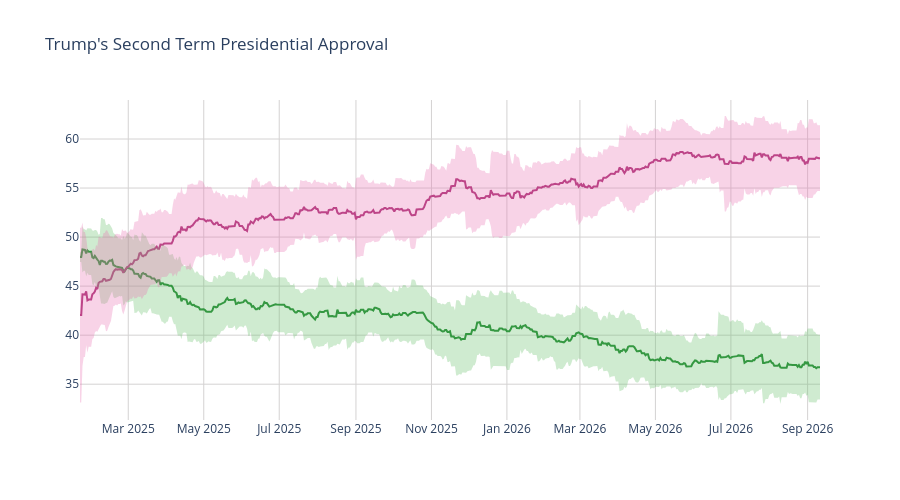

Notebook cell for this chart:
### Code cell
disappr_ci_hex = "#e86eaf"
appr_ci_hex = "#60be65"
disappr_ci_rgba = "rgba(232, 110, 175, 0.3)"
appr_ci_rgba = "rgba(96, 190, 101, 0.3)"
grid_col = "#d4d2d2"


# Approve
fig = go.Figure(go.Scatter(
    x=pres['end_date'],
    y=pres['approve'],
    hovertemplate="%{y:.2f}%",
    name="<b>Approve</b>",
    line=dict(color="#228833"),
    showlegend=False
))

# Disapprove
fig.add_trace(go.Scatter(
    x=pres['end_date'],
    y=pres['disapprove'],
    hovertemplate="%{y:.2f}%",
    name="<b>Disapprove</b>",
    line=dict(color="#aa3377"),
    showlegend=False
    )
)

# Approve CI
fig.add_traces([

    # Upper bound
    go.Scatter(
        x=pres['end_date'],
        y=pres['approve_upper_ci'],
        marker=dict(color=appr_ci_hex),
        line=dict(width=0),
        mode='lines',
        showlegend=False,
        hoverinfo="skip"
    ),

    # Lower bound
    go.Scatter(
        x=pres['end_date'],
        y=pres['approve_lower_ci'],
        marker=dict(color=appr_ci_hex),
        line=dict(width=0),
        mode='lines',
        fillcolor=appr_ci_rgba,
        fill="tonexty",
        showlegend=False,
        hoverinfo="skip"
    )
])

# Disapprove CI
fig.add_traces([

    # Upper bound
    go.Scatter(
        x=pres['end_date'],
        y=pres['disapprove_upper_ci'],
        marker=dict(color=disappr_ci_hex),
        line=dict(width=0),
        mode='lines',
        showlegend=False,
        hoverinfo="skip"
    ),

    # Lower bound
    go.Scatter(
        x=pres['end_date'],
        y=pres['disapprove_lower_ci'],
        marker=dict(color=disappr_ci_hex),
        line=dict(width=0),
        mode='lines',
        fillcolor=disappr_ci_rgba,
        fill="tonexty",
        showlegend=False,
        hoverinfo="skip"
    )
])

fig.update_layout(
    title=dict(text="Trump's Second Term Presidential Approval"),
    hovermode="x"
)

fig.update_xaxes(gridcolor=grid_col)
fig.update_yaxes(gridcolor=grid_col)

fig.update_layout(hovermode="x", hoverlabel_align="right", plot_bgcolor="rgba(0, 0, 0, 0)", height=500)
fig.show()

### Figure 1 — Plotly figure (JSON) as saved in the notebook; plotly's stock layout.template omitted (floating-point values rounded to 4 significant figures; data arrays with more than 128 entries replaced by an {"elided": "..."} marker saying what was removed)
{"data": [{"hovertemplate": "%{y:.2f}%", "line": {"color": "#228833"}, "name": "<b>Approve</b>", "showlegend": false, "type": "scatter", "x": {"elided": "599 str values"}, "y": {"elided": "599 float values"}}, {"hovertemplate": "%{y:.2f}%", "line": {"color": "#aa3377"}, "name": "<b>Disapprove</b>", "showlegend": false, "type": "scatter", "x": {"elided": "599 str values"}, "y": {"elided": "599 float values"}}, {"hoverinfo": "skip", "line": {"width": 0}, "marker": {"color": "#60be65"}, "mode": "lines", "showlegend": false, "type": "scatter", "x": {"elided": "599 str values"}, "y": {"elided": "599 float values"}}, {"fill": "tonexty", "fillcolor": "rgba(96, 190, 101, 0.3)", "hoverinfo": "skip", "line": {"width": 0}, "marker": {"color": "#60be65"}, "mode": "lines", "showlegend": false, "type": "scatter", "x": {"elided": "599 str values"}, "y": {"elided": "599 float values"}}, {"hoverinfo": "skip", "line": {"width": 0}, "marker": {"color": "#e86eaf"}, "mode": "lines", "showlegend": false, "type": "scatter", "x": {"elided": "599 str values"}, "y": {"elided": "599 float values"}}, {"fill": "tonexty", "fillcolor": "rgba(232, 110, 175, 0.3)", "hoverinfo": "skip", "line": {"width": 0}, "marker": {"color": "#e86eaf"}, "mode": "lines", "showlegend": false, "type": "scatter", "x": {"elided": "599 str values"}, "y": {"elided": "599 float values"}}], "layout": {"height": 500, "hoverlabel": {"align": "right"}, "hovermode": "x", "plot_bgcolor": "rgba(0, 0, 0, 0)", "title": {"text": "Trump's Second Term Presidential Approval"}, "xaxis": {"gridcolor": "#d4d2d2"}, "yaxis": {"gridcolor": "#d4d2d2"}}}
